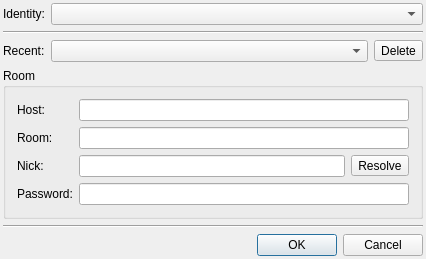
<ui version="4.0" >
 <class>JoinMultiChatDialogClass</class>
 <widget class="QDialog" name="JoinMultiChatDialogClass" >
  <property name="geometry" >
   <rect>
    <x>0</x>
    <y>0</y>
    <width>426</width>
    <height>246</height>
   </rect>
  </property>
  <layout class="QVBoxLayout" >
   <property name="margin" >
    <number>3</number>
   </property>
   <item>
    <layout class="QHBoxLayout" >
     <item>
      <widget class="QLabel" name="lblIdentity" >
       <property name="text" >
        <string>Identity:</string>
       </property>
       <property name="buddy" >
        <cstring>cmbStreamJid</cstring>
       </property>
      </widget>
     </item>
     <item>
      <widget class="QComboBox" name="cmbStreamJid" >
       <property name="sizePolicy" >
        <sizepolicy vsizetype="Fixed" hsizetype="Expanding" >
         <horstretch>0</horstretch>
         <verstretch>0</verstretch>
        </sizepolicy>
       </property>
       <property name="sizeAdjustPolicy" >
        <enum>QComboBox::AdjustToMinimumContentsLength</enum>
       </property>
      </widget>
     </item>
    </layout>
   </item>
   <item>
    <widget class="Line" name="line" >
     <property name="orientation" >
      <enum>Qt::Horizontal</enum>
     </property>
    </widget>
   </item>
   <item>
    <layout class="QHBoxLayout" >
     <item>
      <widget class="QLabel" name="lblResent" >
       <property name="text" >
        <string>Recent:</string>
       </property>
      </widget>
     </item>
     <item>
      <widget class="QComboBox" name="cmbRecent" >
       <property name="sizePolicy" >
        <sizepolicy vsizetype="Fixed" hsizetype="Expanding" >
         <horstretch>0</horstretch>
         <verstretch>0</verstretch>
        </sizepolicy>
       </property>
       <property name="sizeAdjustPolicy" >
        <enum>QComboBox::AdjustToMinimumContentsLength</enum>
       </property>
      </widget>
     </item>
     <item>
      <widget class="QToolButton" name="tlbRecentDelete" >
       <property name="text" >
        <string>Delete</string>
       </property>
      </widget>
     </item>
    </layout>
   </item>
   <item>
    <widget class="QGroupBox" name="grbRoom" >
     <property name="title" >
      <string>Room</string>
     </property>
     <layout class="QGridLayout" >
      <item row="0" column="0" >
       <widget class="QLabel" name="lblHost" >
        <property name="text" >
         <string>Host:</string>
        </property>
        <property name="buddy" >
         <cstring>lneHost</cstring>
        </property>
       </widget>
      </item>
      <item row="0" column="1" colspan="2" >
       <widget class="QLineEdit" name="lneHost" />
      </item>
      <item row="1" column="0" >
       <widget class="QLabel" name="lblRoom" >
        <property name="text" >
         <string>Room:</string>
        </property>
        <property name="buddy" >
         <cstring>lneRoom</cstring>
        </property>
       </widget>
      </item>
      <item row="1" column="1" colspan="2" >
       <widget class="QLineEdit" name="lneRoom" />
      </item>
      <item row="2" column="0" >
       <widget class="QLabel" name="lblNick" >
        <property name="text" >
         <string>Nick:</string>
        </property>
        <property name="buddy" >
         <cstring>lneNick</cstring>
        </property>
       </widget>
      </item>
      <item row="2" column="1" >
       <widget class="QLineEdit" name="lneNick" />
      </item>
      <item row="3" column="0" >
       <widget class="QLabel" name="lblPassword" >
        <property name="text" >
         <string>Password:</string>
        </property>
        <property name="buddy" >
         <cstring>lnePassword</cstring>
        </property>
       </widget>
      </item>
      <item row="3" column="1" colspan="2" >
       <widget class="QLineEdit" name="lnePassword" >
        <property name="echoMode" >
         <enum>QLineEdit::PasswordEchoOnEdit</enum>
        </property>
       </widget>
      </item>
      <item row="2" column="2" >
       <widget class="QToolButton" name="tlbResolveNick" >
        <property name="text" >
         <string>Resolve</string>
        </property>
       </widget>
      </item>
     </layout>
    </widget>
   </item>
   <item>
    <widget class="Line" name="lineHorizontal" >
     <property name="orientation" >
      <enum>Qt::Horizontal</enum>
     </property>
    </widget>
   </item>
   <item>
    <widget class="QDialogButtonBox" name="btbButtons" >
     <property name="standardButtons" >
      <set>QDialogButtonBox::Cancel|QDialogButtonBox::Ok</set>
     </property>
    </widget>
   </item>
  </layout>
 </widget>
 <layoutdefault spacing="6" margin="11" />
 <tabstops>
  <tabstop>cmbStreamJid</tabstop>
  <tabstop>cmbRecent</tabstop>
  <tabstop>lneHost</tabstop>
  <tabstop>lneRoom</tabstop>
  <tabstop>lneNick</tabstop>
  <tabstop>lnePassword</tabstop>
  <tabstop>btbButtons</tabstop>
 </tabstops>
 <resources/>
 <connections>
  <connection>
   <sender>btbButtons</sender>
   <signal>rejected()</signal>
   <receiver>JoinMultiChatDialogClass</receiver>
   <slot>reject()</slot>
   <hints>
    <hint type="sourcelabel" >
     <x>356</x>
     <y>183</y>
    </hint>
    <hint type="destinationlabel" >
     <x>380</x>
     <y>177</y>
    </hint>
   </hints>
  </connection>
 </connections>
</ui>
